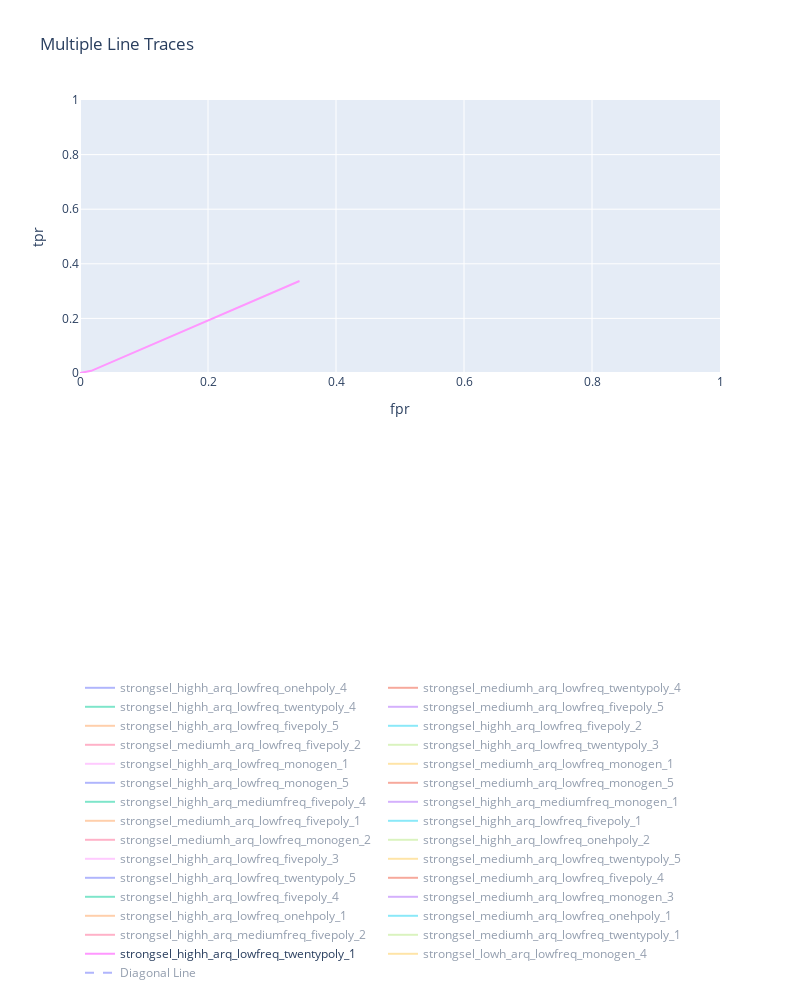

The code cell stored with this chart in its notebook:
### Code cell
import plotly.graph_objs as go


# Create line traces using a loop
traces = []
for trace_data in plot_auc:
    trace = go.Scatter(x=trace_data['fpr'], y=trace_data['tpr'], mode='lines', name=trace_data['name'])
    traces.append(trace)

# Create a diagonal line trace
diagonal_line = go.Scatter(x=[0, 1], y=[0, 1], mode='lines', name='Diagonal Line', line=dict(dash='dash'))

# Create a layout
layout = go.Layout(
    title='Multiple Line Traces',
    xaxis=dict(title='fpr', range=[0, 1]),
    yaxis=dict(title='tpr', range=[0, 1]),
    legend=dict(orientation='h', y=-1.1),
    width=800,  # Set the width of the plot
    height=1000,  # Set the height of the plot
)

# Create a figure
fig = go.Figure(data=traces + [diagonal_line], layout=layout)

# Show the plot
fig.show()
# strongsel_highh_arq_lowfreq_twentypoly_1

### Figure 1 — Plotly figure (JSON) as saved in the notebook; plotly's stock layout.template omitted (floating-point values rounded to 4 significant figures)
{"data": [{"mode": "lines", "name": "strongsel_highh_arq_lowfreq_onehpoly_4", "type": "scatter", "visible": "legendonly", "x": [0, 0, 0, 0, 0.01621], "y": [0, 0, 0, 0, 0.01548]}, {"mode": "lines", "name": "strongsel_mediumh_arq_lowfreq_twentypoly_4", "type": "scatter", "visible": "legendonly", "x": [0, 0, 0, 0, 0.01372], "y": [0, 0, 0, 0, 0.01316]}, {"mode": "lines", "name": "strongsel_highh_arq_lowfreq_twentypoly_4", "type": "scatter", "visible": "legendonly", "x": [1.31e-05, 1.629e-05, 0.0001297, 0.001804, 0.05199], "y": [0, 9.498e-06, 4.749e-05, 0.001035, 0.04571]}, {"mode": "lines", "name": "strongsel_mediumh_arq_lowfreq_fivepoly_5", "type": "scatter", "visible": "legendonly", "x": [0.001403, 0.001915, 0.007589, 0.04094, 0.2397], "y": [0.0001048, 0.0001572, 0.002096, 0.03249, 0.2422]}, {"mode": "lines", "name": "strongsel_highh_arq_lowfreq_fivepoly_5", "type": "scatter", "visible": "legendonly", "x": [0, 0, 0, 4.664e-06, 0.01009], "y": [0, 0, 0, 5.241e-05, 0.008228]}, {"mode": "lines", "name": "strongsel_highh_arq_lowfreq_fivepoly_2", "type": "scatter", "visible": "legendonly", "x": [0, 0, 0, 0, 0.04728], "y": [0, 0, 0, 0, 0.01397]}, {"mode": "lines", "name": "strongsel_mediumh_arq_lowfreq_fivepoly_2", "type": "scatter", "visible": "legendonly", "x": [0, 0, 0, 0.01953, 0.1726], "y": [0, 0, 0, 0.01477, 0.09861]}, {"mode": "lines", "name": "strongsel_highh_arq_lowfreq_twentypoly_3", "type": "scatter", "visible": "legendonly", "x": [0, 0, 0, 0, 2.205e-06], "y": [0, 0, 0, 0, 0]}, {"mode": "lines", "name": "strongsel_highh_arq_lowfreq_monogen_1", "type": "scatter", "visible": "legendonly", "x": [0, 0, 0, 3.091e-07, 3.091e-07], "y": [0, 0, 0, 0.007143, 0.007143]}, {"mode": "lines", "name": "strongsel_mediumh_arq_lowfreq_monogen_1", "type": "scatter", "visible": "legendonly", "x": [0, 0, 0, 0, 0.09924], "y": [0, 0, 0, 0, 0.4429]}, {"mode": "lines", "name": "strongsel_highh_arq_lowfreq_monogen_5", "type": "scatter", "visible": "legendonly", "x": [0, 0, 0, 0, 0.05236], "y": [0, 0, 0, 0, 0.04651]}, {"mode": "lines", "name": "strongsel_mediumh_arq_lowfreq_monogen_5", "type": "scatter", "visible": "legendonly", "x": [0, 0, 0, 0, 0.0555], "y": [0, 0, 0, 0, 0.05814]}, {"mode": "lines", "name": "strongsel_highh_arq_mediumfreq_fivepoly_4", "type": "scatter", "visible": "legendonly", "x": [0, 0, 0, 0, 0.05638], "y": [0, 0, 0, 0, 0.1181]}, {"mode": "lines", "name": "strongsel_highh_arq_mediumfreq_monogen_1", "type": "scatter", "visible": "legendonly", "x": [0, 0, 0, 0, 0], "y": [0, 0, 0, 0.0001405, 0.0001405]}, {"mode": "lines", "name": "strongsel_mediumh_arq_lowfreq_fivepoly_1", "type": "scatter", "visible": "legendonly", "x": [0.0124, 0.01479, 0.03574, 0.08772, 0.1996], "y": [0.007499, 0.007898, 0.02787, 0.08063, 0.1777]}, {"mode": "lines", "name": "strongsel_highh_arq_lowfreq_fivepoly_1", "type": "scatter", "visible": "legendonly", "x": [0, 0, 0, 0.001423, 0.02762], "y": [0, 0, 0, 0.001356, 0.02064]}, {"mode": "lines", "name": "strongsel_mediumh_arq_lowfreq_monogen_2", "type": "scatter", "visible": "legendonly", "x": [0, 0, 0, 0, 0.04185], "y": [0, 0, 0, 0, 0.08196]}, {"mode": "lines", "name": "strongsel_highh_arq_lowfreq_onehpoly_2", "type": "scatter", "visible": "legendonly", "x": [0, 0, 0, 0, 0.0242], "y": [0, 0, 0, 0, 0.02757]}, {"mode": "lines", "name": "strongsel_highh_arq_lowfreq_fivepoly_3", "type": "scatter", "visible": "legendonly", "x": [0, 0, 0, 0, 0.005383], "y": [0, 0, 0, 0, 0.002031]}, {"mode": "lines", "name": "strongsel_mediumh_arq_lowfreq_twentypoly_5", "type": "scatter", "visible": "legendonly", "x": [0, 0, 0, 0, 9.268e-05], "y": [0, 0, 0, 0, 2.703e-05]}, {"mode": "lines", "name": "strongsel_highh_arq_lowfreq_twentypoly_5", "type": "scatter", "visible": "legendonly", "x": [0, 0, 0, 0, 0.00789], "y": [0, 0, 0, 0, 0.009986]}, {"mode": "lines", "name": "strongsel_mediumh_arq_lowfreq_fivepoly_4", "type": "scatter", "visible": "legendonly", "x": [0, 0, 0, 0, 0.06859], "y": [0, 0, 0, 0, 0.09013]}, {"mode": "lines", "name": "strongsel_highh_arq_lowfreq_fivepoly_4", "type": "scatter", "visible": "legendonly", "x": [0, 0, 9.324e-07, 9.324e-07, 0.07037], "y": [0, 0, 0, 0, 0.05697]}, {"mode": "lines", "name": "strongsel_mediumh_arq_lowfreq_monogen_3", "type": "scatter", "visible": "legendonly", "x": [0, 0, 0, 7.759e-05, 0.181], "y": [0.01786, 0.01786, 0.01786, 0.01786, 0.1458]}, {"mode": "lines", "name": "strongsel_highh_arq_lowfreq_onehpoly_1", "type": "scatter", "visible": "legendonly", "x": [0, 0, 0, 0, 0.02078], "y": [0, 0, 0, 0, 0.01979]}, {"mode": "lines", "name": "strongsel_mediumh_arq_lowfreq_onehpoly_1", "type": "scatter", "visible": "legendonly", "x": [0, 0, 0, 0, 3.469e-06], "y": [0, 0, 0, 0, 0]}, {"mode": "lines", "name": "strongsel_highh_arq_mediumfreq_fivepoly_2", "type": "scatter", "visible": "legendonly", "x": [0, 0, 0, 0, 0.01462], "y": [0, 0, 0, 0, 0.05647]}, {"mode": "lines", "name": "strongsel_mediumh_arq_lowfreq_twentypoly_1", "type": "scatter", "visible": "legendonly", "x": [0, 0, 0, 0, 0.009502], "y": [0, 0, 0, 0, 0.006392]}, {"mode": "lines", "name": "strongsel_highh_arq_lowfreq_twentypoly_1", "type": "scatter", "visible": true, "x": [0.000135, 0.000222, 0.002321, 0.01762, 0.343], "y": [3.04e-05, 9.12e-05, 0.001003, 0.008034, 0.3372]}, {"mode": "lines", "name": "strongsel_lowh_arq_lowfreq_monogen_4", "type": "scatter", "visible": "legendonly", "x": [0, 0, 0, 2.877e-05, 0.08212], "y": [0, 0, 0, 0.0009055, 0.1177]}, {"line": {"dash": "dash"}, "mode": "lines", "name": "Diagonal Line", "type": "scatter", "visible": "legendonly", "x": [0, 1], "y": [0, 1]}], "layout": {"height": 1000, "legend": {"orientation": "h", "x": 0, "y": -1.1}, "title": {"text": "Multiple Line Traces"}, "width": 800, "xaxis": {"range": [0, 1], "title": {"text": "fpr"}, "type": "linear"}, "yaxis": {"range": [0, 1], "title": {"text": "tpr"}, "type": "linear"}}}
